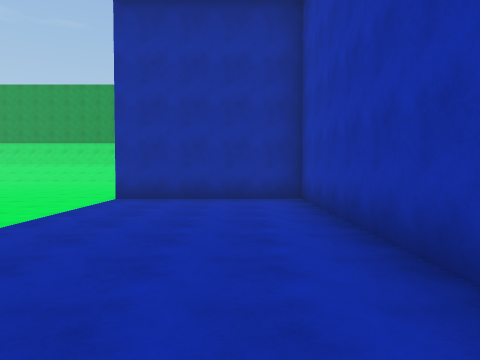
[1] (above)

21 first-person views from a walk through a 3-D level made in the Unity game engine. The camera is 1.5 m above the floor, tilts 2° down and sees 70° across. The floor is counted in squares, 2 m on a side. Each view is taken from the middle of a square. On the plan, view 1 faces up. The plan holds only what a view shows up to about 11 squares ahead; the rest is blank. The place goes on beyond the plan. Surface patterns are stand-ins for the level's own textures.

[2]
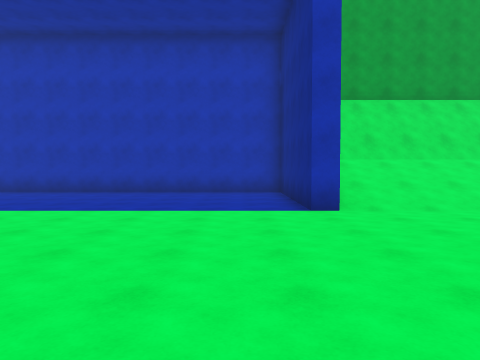

[3]
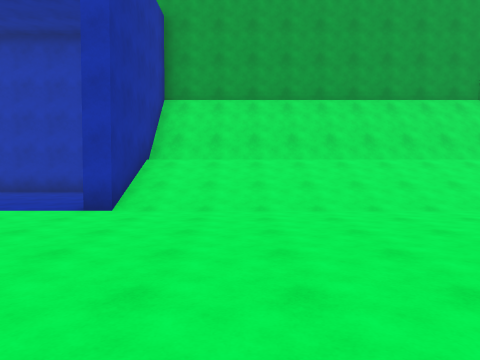

[4]
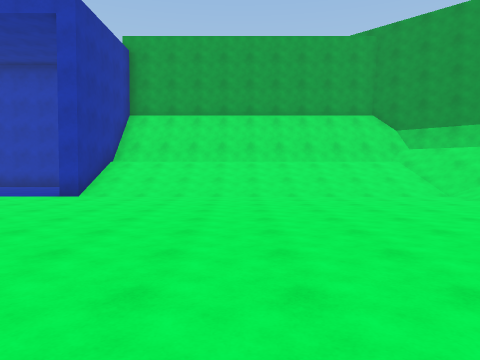

[5]
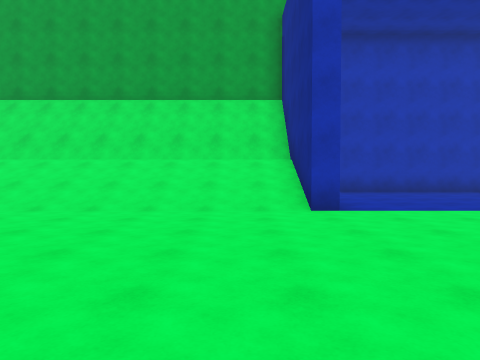

[6]
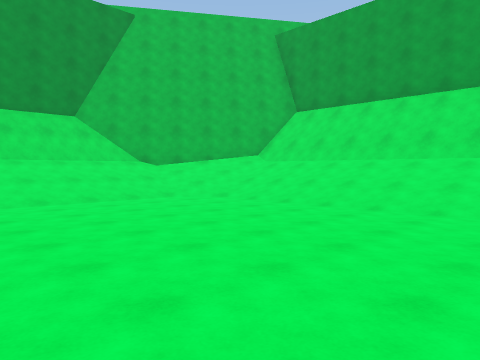

[7]
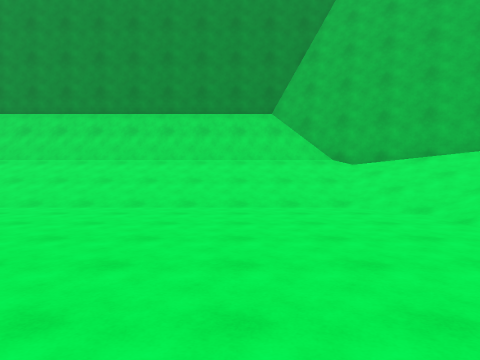

[8]
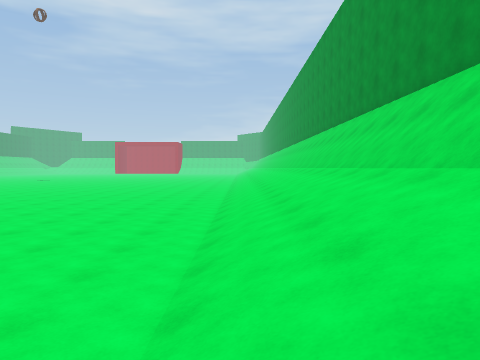

[9]
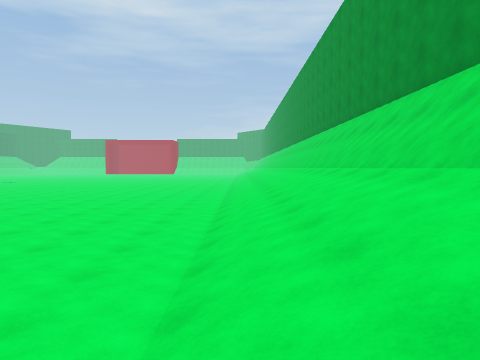

[10]
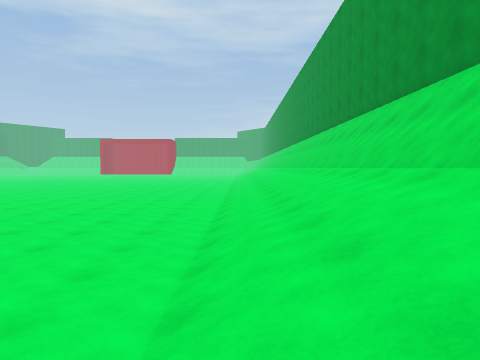

[11]
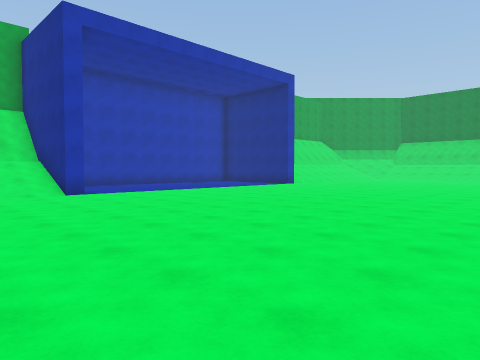

[12]
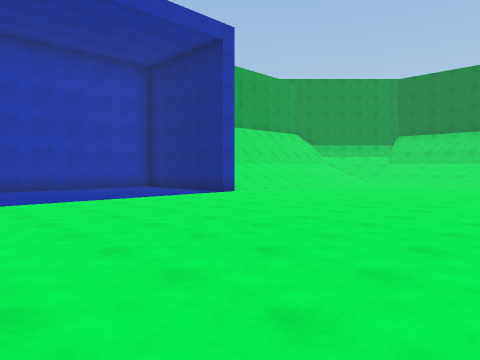

[13]
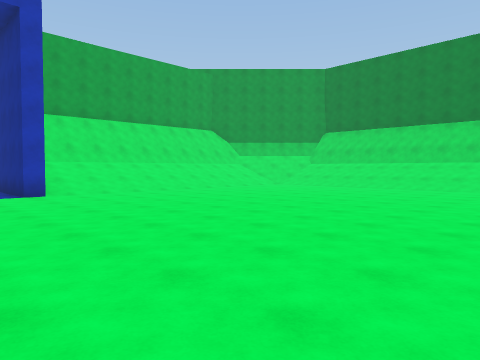

[14]
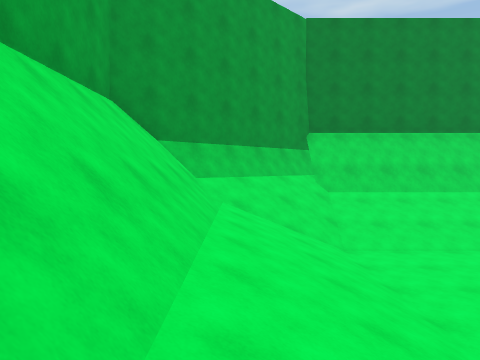

[15]
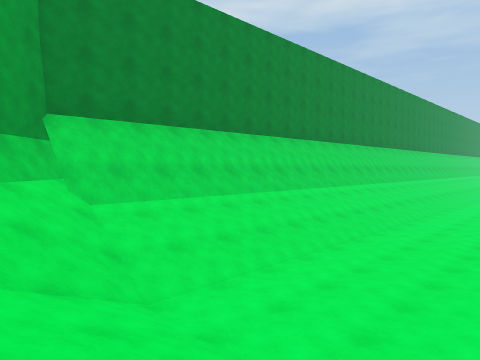

[16]
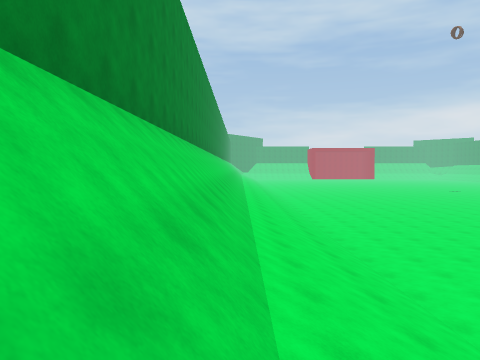

[17]
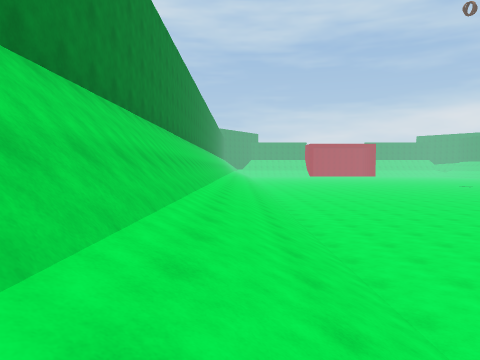

[18]
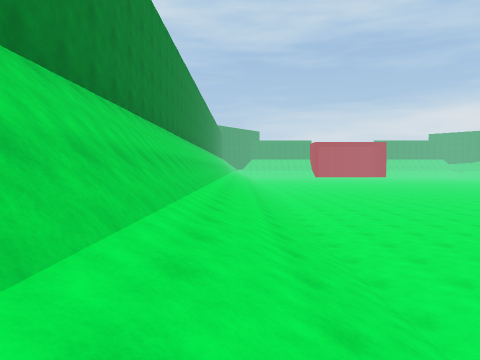

[19]
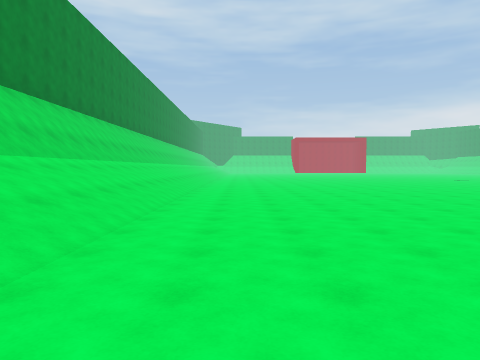

[20]
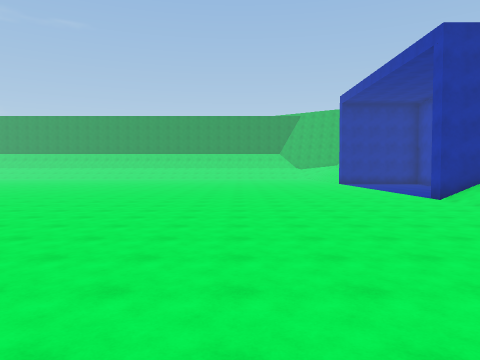

[21]
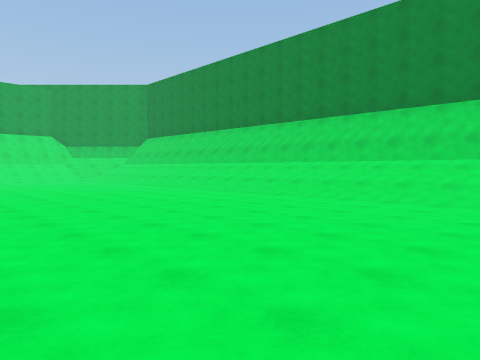

### Floor plan
Key: @ floor where view 1 was taken; # wall or solid block; . main floor; : floor 4.25 m higher than the main floor; + floor 5 m higher than the main floor; / step, stairs or slope.
Columns run from 23 left of view 1 to 2 right of it. Each row starts with its distance up from view 1.
 23 ####################
 22 //////////////////:##
 21 ////////////////////##
 20 /////////////////////##
 19 ///////////////////////
 18 ....................////
 17 ..................../////#
 16 ..................../////#
 15 .............  ...../////#
 14 ...........   ....../////#
 13 ..........    ....../////#
 12 ....  ..  ........../////#
 11           ........../////#
 10           ........../////#
  9           ..........######
  8            ..............#
  7            ..............#
  6            ..............#
  5            ..............#
  4            ..............#
  3             .............#
  2             .............#
  1           ...............#
  0           .............@.#
 -1        .............######
 -2        .............////+#
 -3 ..      ............/////#
 -4 ....    ............/////#
 -5 ..................../////#
 -6 ..................../////#
 -7 ..................../////#
 -8 ..................../////#
 -9 ..................../////#
-10 ..................../////#
-11 ..................../////#
-12 ///////////////////////###
-13 //////////////////////##
-14 /////////////////////##
-15 ////////////////////##
-16 #####################

Positions as (right, up) in squares from view 1, and headings:
1: (0, 0), facing up
2: (-9, 0), facing right
3: (-9, -4), facing right
4: (-12, -6), facing right
5: (-9, 10), facing right
6: (-9, 11), facing up-right
7: (-6, 12), facing up
8: (-6, 19), facing left
9: (-10, 19), facing left
10: (-12, 19), facing left
11: (-13, 12), facing down-right
12: (-11, 6), facing down-right
13: (-13, 1), facing down-right
14: (-1, -5), facing down
15: (-1, -8), facing down-left
16: (-5, -14), facing left
17: (-8, -13), facing left
18: (-12, -13), facing left
19: (-12, -10), facing left
20: (-9, -12), facing up
21: (-23, -4), facing down-right
